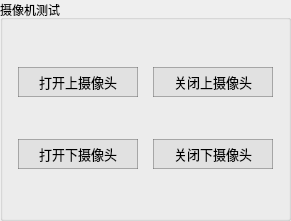
       <widget class="QGroupBox" name="groupBox_42">
        <property name="geometry">
         <rect>
          <x>680</x>
          <y>240</y>
          <width>291</width>
          <height>221</height>
         </rect>
        </property>
        <property name="title">
         <string>摄像机测试</string>
        </property>
        <layout class="QGridLayout" name="gridLayout_41">
         <property name="leftMargin">
          <number>15</number>
         </property>
         <property name="rightMargin">
          <number>15</number>
         </property>
         <item row="2" column="0">
          <layout class="QHBoxLayout" name="horizontalLayout_197">
           <item>
            <widget class="QPushButton" name="button_openDownCamera_Entry">
             <property name="minimumSize">
              <size>
               <width>120</width>
               <height>30</height>
              </size>
             </property>
             <property name="font">
              <font>
               <pointsize>10</pointsize>
              </font>
             </property>
             <property name="styleSheet">
              <string notr="true">QPushButton{
	border-style:solid;
	border-width:1px;
	color: rgb(0, 0, 0);
	background-color: rgba(225, 225, 225);
	border-color:rgba(100, 100, 100, 120);
}

QPushButton:hover{
	color:rgba(0,0,0,200);
	background-color:rgb(240, 248, 248);
	border-color: rgb(0, 150, 250);
}

QPushButton:pressed{
	border-style:inset;
	color:rgba(0,0,0,150);
	background-color: rgba(225, 225, 225);
	border-color: rgba(0, 163, 245);
}</string>
             </property>
             <property name="text">
              <string>打开下摄像头</string>
             </property>
            </widget>
           </item>
           <item>
            <spacer name="horizontalSpacer_124">
             <property name="orientation">
              <enum>Qt::Horizontal</enum>
             </property>
             <property name="sizeHint" stdset="0">
              <size>
               <width>40</width>
               <height>20</height>
              </size>
             </property>
            </spacer>
           </item>
           <item>
            <widget class="QPushButton" name="button_closeDownCamera_Entry">
             <property name="minimumSize">
              <size>
               <width>120</width>
               <height>30</height>
              </size>
             </property>
             <property name="font">
              <font>
               <pointsize>10</pointsize>
              </font>
             </property>
             <property name="styleSheet">
              <string notr="true">QPushButton{
	border-style:solid;
	border-width:1px;
	color: rgb(0, 0, 0);
	background-color: rgba(225, 225, 225);
	border-color:rgba(100, 100, 100, 120);
}

QPushButton:hover{
	color:rgba(0,0,0,200);
	background-color:rgb(240, 248, 248);
	border-color: rgb(0, 150, 250);
}

QPushButton:pressed{
	border-style:inset;
	color:rgba(0,0,0,150);
	background-color: rgba(225, 225, 225);
	border-color: rgba(0, 163, 245);
}</string>
             </property>
             <property name="text">
              <string>关闭下摄像头</string>
             </property>
            </widget>
           </item>
          </layout>
         </item>
         <item row="1" column="0">
          <layout class="QHBoxLayout" name="horizontalLayout_198">
           <item>
            <widget class="QPushButton" name="button_openUpCamera_Entry">
             <property name="minimumSize">
              <size>
               <width>120</width>
               <height>30</height>
              </size>
             </property>
             <property name="font">
              <font>
               <pointsize>10</pointsize>
              </font>
             </property>
             <property name="styleSheet">
              <string notr="true">QPushButton{
	border-style:solid;
	border-width:1px;
	color: rgb(0, 0, 0);
	background-color: rgba(225, 225, 225);
	border-color:rgba(100, 100, 100, 120);
}

QPushButton:hover{
	color:rgba(0,0,0,200);
	background-color:rgb(240, 248, 248);
	border-color: rgb(0, 150, 250);
}

QPushButton:pressed{
	border-style:inset;
	color:rgba(0,0,0,150);
	background-color: rgba(225, 225, 225);
	border-color: rgba(0, 163, 245);
}</string>
             </property>
             <property name="text">
              <string>打开上摄像头</string>
             </property>
            </widget>
           </item>
           <item>
            <spacer name="horizontalSpacer_125">
             <property name="orientation">
              <enum>Qt::Horizontal</enum>
             </property>
             <property name="sizeHint" stdset="0">
              <size>
               <width>40</width>
               <height>20</height>
              </size>
             </property>
            </spacer>
           </item>
           <item>
            <widget class="QPushButton" name="button_closeUpCamera_Entry">
             <property name="minimumSize">
              <size>
               <width>120</width>
               <height>30</height>
              </size>
             </property>
             <property name="font">
              <font>
               <pointsize>10</pointsize>
              </font>
             </property>
             <property name="styleSheet">
              <string notr="true">QPushButton{
	border-style:solid;
	border-width:1px;
	color: rgb(0, 0, 0);
	background-color: rgba(225, 225, 225);
	border-color:rgba(100, 100, 100, 120);
}

QPushButton:hover{
	color:rgba(0,0,0,200);
	background-color:rgb(240, 248, 248);
	border-color: rgb(0, 150, 250);
}

QPushButton:pressed{
	border-style:inset;
	color:rgba(0,0,0,150);
	background-color: rgba(225, 225, 225);
	border-color: rgba(0, 163, 245);
}</string>
             </property>
             <property name="text">
              <string>关闭上摄像头</string>
             </property>
            </widget>
           </item>
          </layout>
         </item>
        </layout>
       </widget>
